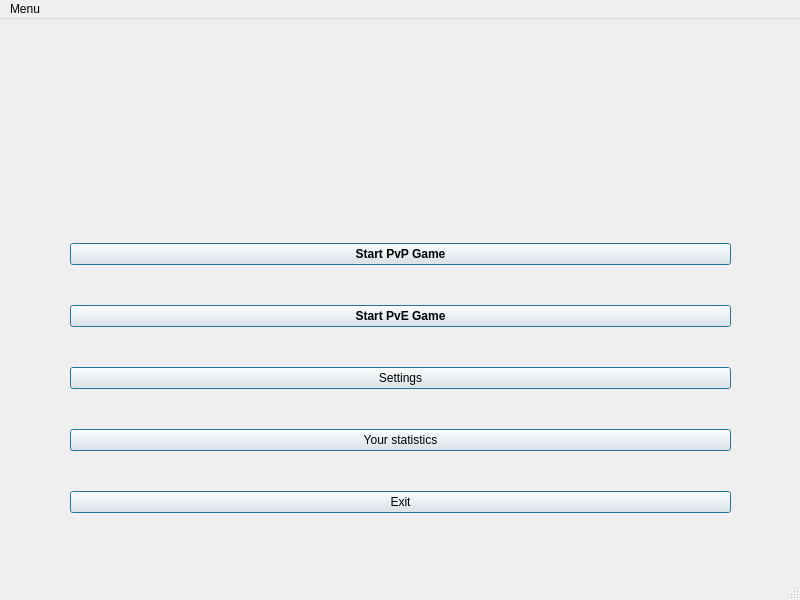
<?xml version="1.0" encoding="UTF-8"?>
<ui version="4.0">
 <class>MenuWindow</class>
 <widget class="QMainWindow" name="MenuWindow">
  <property name="geometry">
   <rect>
    <x>0</x>
    <y>0</y>
    <width>800</width>
    <height>600</height>
   </rect>
  </property>
  <property name="windowTitle">
   <string>MenuWindow</string>
  </property>
  <property name="autoFillBackground">
   <bool>false</bool>
  </property>
  <widget class="QWidget" name="centralwidget">
   <widget class="QWidget" name="verticalLayoutWidget">
    <property name="geometry">
     <rect>
      <x>70</x>
      <y>190</y>
      <width>661</width>
      <height>341</height>
     </rect>
    </property>
    <layout class="QVBoxLayout" name="verticalLayout">
     <item>
      <widget class="QPushButton" name="startGameButton">
       <property name="font">
        <font>
         <weight>75</weight>
         <bold>true</bold>
        </font>
       </property>
       <property name="text">
        <string>Start PvP Game</string>
       </property>
       <property name="default">
        <bool>true</bool>
       </property>
      </widget>
     </item>
     <item>
      <widget class="QPushButton" name="startBotButton">
       <property name="font">
        <font>
         <weight>75</weight>
         <bold>true</bold>
        </font>
       </property>
       <property name="text">
        <string>Start PvE Game</string>
       </property>
       <property name="default">
        <bool>true</bool>
       </property>
      </widget>
     </item>
     <item>
      <widget class="QPushButton" name="pushButton_4">
       <property name="text">
        <string>Settings</string>
       </property>
       <property name="default">
        <bool>true</bool>
       </property>
      </widget>
     </item>
     <item>
      <widget class="QPushButton" name="pushButton_2">
       <property name="text">
        <string>Your statistics</string>
       </property>
       <property name="default">
        <bool>true</bool>
       </property>
      </widget>
     </item>
     <item>
      <widget class="QPushButton" name="exitButton">
       <property name="text">
        <string>Exit</string>
       </property>
       <property name="default">
        <bool>true</bool>
       </property>
      </widget>
     </item>
    </layout>
   </widget>
  </widget>
  <widget class="QMenuBar" name="menubar">
   <property name="geometry">
    <rect>
     <x>0</x>
     <y>0</y>
     <width>800</width>
     <height>21</height>
    </rect>
   </property>
   <widget class="QMenu" name="menuMenu">
    <property name="title">
     <string>Menu</string>
    </property>
   </widget>
   <addaction name="menuMenu"/>
  </widget>
  <widget class="QStatusBar" name="statusbar"/>
 </widget>
 <resources/>
 <connections/>
</ui>
